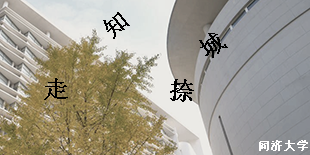
#> input picture image.jpg, 310 x 155 px
$ python -i crack.py   (imports and definitions only)   (older library calls are emulated)
#> lines starting #> are read from the running program, lines starting #| are printed output that depends on the picture
"""
  This file is planned to be deployed on one cloud server so that users don't  have to install OpenCV, Pillows and so on.
  感谢刘孔阳大佬
  --------------------------------------------
  Project Tongji-EasyAPI
  crack.py
  Origin Project : https://github.com/seashell11234455/crackids  License GPL v3.0
  Origin Author:  FeO3  https://github.com/seashell11234455
  www.cinea.com.cn
"""

import os
import requests
import cv2
import base64
import numpy as np
from Crypto.Cipher import AES
import base64
import json
from PIL import Image, ImageDraw, ImageFont

currentDir = os.path.dirname(os.path.abspath(__file__))


# [34 lines left out: functions getData, check, encrypt, decrypt, getImageFromBase64, not called in this run]


def findContour(img):
    if cv2.__version__.startswith('3'):
        _, contours, _ = cv2.findContours(img, cv2.RETR_EXTERNAL, cv2.CHAIN_APPROX_SIMPLE)
    else:
        contours, _ = cv2.findContours(img, cv2.RETR_EXTERNAL, cv2.CHAIN_APPROX_SIMPLE)

    # [9 lines left out: function find_if_close, not called in this run]

    LENGTH = len(contours)
    status = np.zeros((LENGTH, 1))
    for i, cnt1 in enumerate(contours):
        x = i
        if i != LENGTH - 1:
            for j, cnt2 in enumerate(contours[i + 1:]):
                x = x + 1
                dist = find_if_close(cnt1, cnt2)
                if dist == True:
                    val = min(status[i], status[x])
                    status[x] = status[i] = val
                else:
                    if status[x] == status[i]:
                        status[x] = i + 1
    unified = []
    maximum = int(status.max()) + 1
    for i in range(maximum):
        pos = np.where(status == i)[0]
        if pos.size != 0:
            cont = np.vstack([contours[i] for i in pos])
            hull = cv2.convexHull(cont)
            unified.append(hull)
    return unified


# [101 lines left out: functions extractChar, genCharacter, crack, getCode, not called in this run]


# [2 lines not run here, left out]

>>> import cv2
>>> picture = cv2.imread('../../image.jpg', cv2.IMREAD_GRAYSCALE)
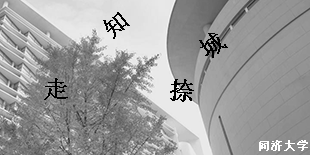
#> picture: shape (155, 310); min 0, max 255, mean 156.9
>>> result = findContour(picture)
#> in findContour, `contours, _ = cv2.findContours(img, cv2.RETR_EXTERNAL, cv2.CHAIN_APPRO..`: contours = [[[0, 0], [0, 154], [309, 154], [309, 0]]]
#> in findContour, `LENGTH = len(contours)`: LENGTH = 1
#> the loop in findContour, `for i, cnt1 in enumerate(contours):` made 1 pass
#> cnt1 on pass 1: [[0, 0], [0, 154], [309, 154], [309, 0]]
#> the loop in findContour, `for i in range(maximum):` made 1 pass
#> (pos, cont, hull) on pass 1: ([0], [[0, 0], [0, 154], [309, 154], [309, 0]], [[309, 0], [309, 154], [0, 154], [0, 0]])
#> after the loop in findContour, `for i in range(maximum):`: unified = [[[309, 0], [309, 154], [0, 154], [0, 0]]]
#> result = [[[309, 0], [309, 154], [0, 154], [0, 0]]]
